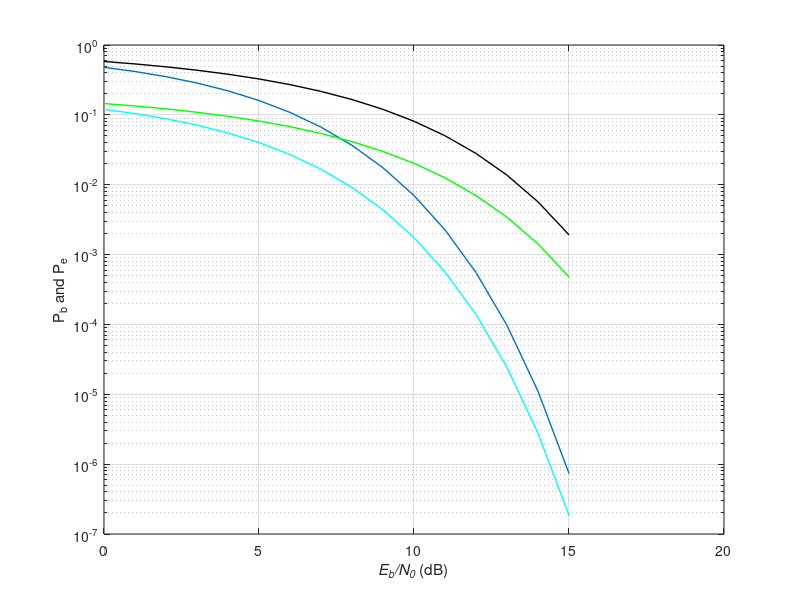

Source code (MATLAB): (Note: this script raises an error after producing the figure.)
% ==============================================================================
% @File         :  QAM.m
% @Author       :  Li Jiangxuan 
% @Created      :  2020/5/6 22:58:49
% @Description  : 16QAM simulation
% 
% -----------------------------------------------------------------------------
% History
% -----------------------------------------------------------------------------
% Ver  :| Author       :| Mod. Date   :| Changes Made :|
% 
% ==============================================================================

clear all;
close all;
clc;

EbN0dB = 0:1:15;
EbN0 = 10.^(EbN0dB/10);

M = 16; % 16 QAM
N = 64; % 64 QAM
%% 16QAM 64QAM theory
Pe_16_help = 2*(1-1/sqrt(M))*qfunc(sqrt(3*log2(M)*EbN0/(M-1)));
Pe_16 = 1- (1 - Pe_16_help).^2;
Pb_16 = Pe_16 / 4;
Pe_64_help = 2*(1-1/sqrt(N))*qfunc(sqrt(3*log2(N)*EbN0/(N-1)));
Pe_64 = 1- (1 - Pe_64_help).^2;
%% 16PSK theory
Pe_theory_PSK = 2*qfunc(sin(pi/M)*sqrt(2*log2(M)*EbN0));
%% theory plot
semilogy(EbN0dB, Pe_16, 'LineWidth', 1)
hold on
% semilogy(EbN0dB, Pe_64)
% hold on
semilogy(EbN0dB, Pe_theory_PSK, 'k', 'LineWidth', 1)
hold on
semilogy(EbN0dB, Pb_16, 'c', 'LineWidth', 1)
hold on
semilogy(EbN0dB, Pe_theory_PSK / 4, 'g', 'LineWidth', 1)
grid on

xlabel('\it{E_b/N_0} \rm(dB)')
ylabel('P_b and P_e')

% 16QAM 仿真
% 格雷码映射表
gray_code_table = [0 0 0 0; % 0
                  1 0 0 0;  % 1
                  1 1 0 0;  % 2
                  0 1 0 0;  % 3
                  0 1 1 0;  % 4
                  1 1 1 0;  % 5
                  1 0 1 0;  % 6
                  0 0 1 0;  % 7
                  0 0 1 1;  % 8
                  1 0 1 1;  % 9
                  1 1 1 1;  % 10
                  0 1 1 1;  % 11
                  0 1 0 1;  % 12
                  1 1 0 1;  % 13
                  1 0 0 1;  % 14
                  0 0 0 1;];% 15
% 星座点位置表 16QAM
star_table_1 = [-1*(-3:2:3) (-3:2:3) -1*(-3:2:3) (-3:2:3)];
star_table_2 = [ones(1, 4)*3 ones(1, 4) -1*ones(1,4) -3*ones(1,4)];
star_table = [star_table_1' star_table_2'];
star_table_T = star_table';
table_used = reshape(star_table_T, 1, M*2);
% 星座点位置表 16PSK
phase = 0:2*pi/M:(2*pi-2*pi/M);
PSK16StarTable = [cos(phase);
                  sin(phase)];
PSK_table_used = reshape(PSK16StarTable, M*2, 1);
% 基带信号
N = 4*10^4; % bit数
base = (sign(randn(1, N)) + 1) / 2;
mid_modul = reshape(base, [4 N/4]);
mid_modul = mid_modul';
% 映射到星座点上 QAM 和 QPSK
modulSignalPosi = zeros(N/4, 2);
PSK_modulSignalPosi = zeros(2, N/4);
for symbol = 1:N/4
    dude = gray2int(mid_modul(symbol, :)) + 1;
    modulSignalPosi(symbol, :) = star_table(dude, :);
    PSK_modulSignalPosi(:, symbol) = PSK16StarTable(:, dude);
end
% 噪声
sigma = sqrt(4*(M-1)/6/log2(M)./EbN0/2);
PSK_sigma = sqrt(1/log2(M)./EbN0/2);
% 过信道 解调 求信噪比
be = zeros(1, length(EbN0dB));
se = zeros(1, length(EbN0dB));
PSK_be = zeros(1, length(EbN0dB));
PSK_se = zeros(1, length(EbN0dB));
for index = 1:length(EbN0dB)
    % 加噪声
    reciPosi = modulSignalPosi + sigma(index) * randn(N/4, 2);
    
    % 最小距离解调 QAM
    distanceMid = repmat(reciPosi, [1 M]) - repmat(table_used, N/4, 1);
    distanceMid = distanceMid.^2;
    distance = distanceMid(:, 1:2:(M*2-1)) + distanceMid(:, 2:2:(M*2));
    distance = distance';
    % decodePosi 即为解调结果对应gray_code_table的位置
    [~, decodePosi] = min(distance);
    
    % 解调结果映射到基带 QAM
    toBaseGray = gray_code_table(decodePosi, :);
    toBaseSignal = reshape(toBaseGray', 1, N);
    be(index) = sum(abs(base-toBaseSignal));
    se_posi = double(mid_modul ~= toBaseGray);
    se(index) = sum(sign(sum(se_posi, 2)));
    
    % PSK
    PSK_reciPosi = PSK_modulSignalPosi + PSK_sigma(index) * randn(2, N/4);
    
    PSK_distanceMid = repmat(PSK_reciPosi, [M 1]) - repmat(PSK_table_used, [1 N/4]);
    PSK_distanceMid = PSK_distanceMid.^2;
    PSK_distance = PSK_distanceMid(1:2:(M*2-1), :) + PSK_distanceMid(2:2:(M*2), :);
    [~, PSK_decodePosi] = min(PSK_distance);
    
    PSK_toBaseGray = gray_code_table(PSK_decodePosi, :);
    PSK_toBaseSignal = reshape(PSK_toBaseGray', 1, N);
    PSK_be(index) = sum(abs(base-PSK_toBaseSignal));
    PSK_se_posi = double(mid_modul ~= PSK_toBaseGray);
    PSK_se(index) = sum(sign(sum(PSK_se_posi, 2)));
end
semilogy(EbN0dB, se/N*4, 'v', 'MarkerEdgeColor', 'r')
hold on
semilogy(EbN0dB, be/N, '*', 'MarkerEdgeColor', 'r')
hold on
semilogy(EbN0dB, PSK_se/N*4, '^', 'MarkerEdgeColor', 'm')
hold on
semilogy(EbN0dB, PSK_be/N, '*', 'MarkerEdgeColor', 'm')
legend('16QAM理论误码率', '16PSK理论误码率', '16QAM理论误比特率',  '16PSK理论误比特率', ...
    '16QAM仿真误码率', '16QAM仿真误比特率', '16PSK仿真误码率', '16PSK仿真误比特率')
title('16QAM and 16PSK')

